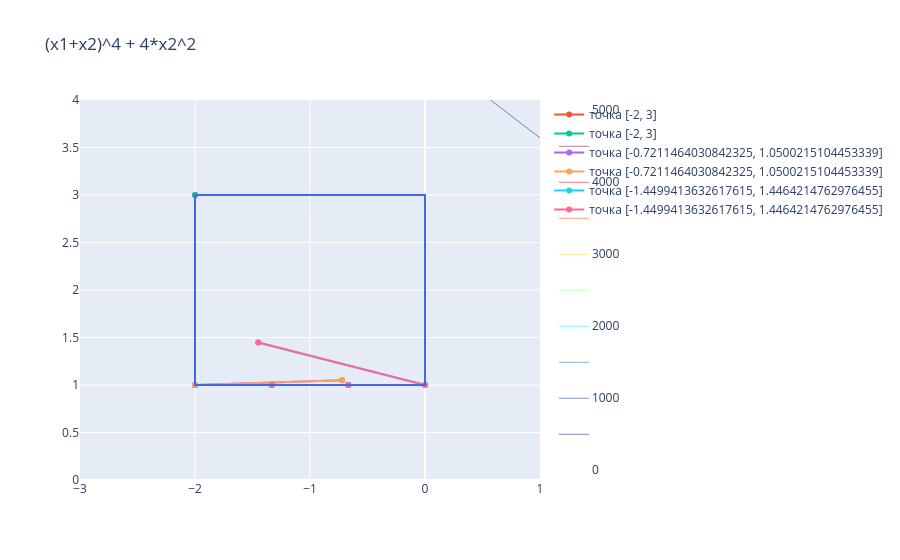

The code cell stored with this chart in its notebook:
### Code cell
import numpy as np
import sympy as sp
import pandas as pd
import plotly.graph_objects as go
import random 



def auxiliary_point_exact(grad, x, lower, upper):
    g = np.array([grad[0](x[0], x[1]), grad[1](x[0], x[1])])
    return np.array([lower[i] if g[i] >= 0 else upper[i] for i in range(2)])

def cond_grad(f, x0, lower, upper, eps=1e-12, maxiter=5000):
    x = x0.copy()
    fun = sp.lambdify([x1, x2], f, "numpy")
    x_path = [x.copy()]
    f_path = [fun(x[0], x[1])]
    x1d = sp.lambdify([x1, x2], sp.diff(f, x1), "numpy")
    x2d = sp.lambdify([x1, x2], sp.diff(f, x2), "numpy")
    f_prev = float('inf')
    for k in range(maxiter):
        x_bar = auxiliary_point_exact([x1d, x2d], x, lower, upper)
        direction = x_bar - x
        norm_dir = np.linalg.norm(direction)
        fx = fun(x[0], x[1])
        if norm_dir < eps or abs(fx - f_prev) < 1e-12:
            break
        # Классический шаг Франк-Вулфа
        alpha = 2.0 / (k + 2)
        x = x + alpha * direction
        x_path.append(x.copy())
        f_prev = fx
        f_path.append(fun(x[0], x[1]))
    return x_path, f_path, k+1



x1, x2 = sp.symbols('x1, x2')
f = (x1+x2)**4 + 4*x2**2
random.seed(42)
p_list = ([-2, 3], [random.uniform(-2, 0), random.uniform(1, 3)], [random.uniform(-2, 0),  random.uniform(1, 3)])
e_list = (0.1, 1e-6)
lower = [-2, 1]
upper = [0, 3]
x1_range = np.linspace(-3, 1, 100)
x2_range = np.linspace(0, 4, 100)

x, y = np.meshgrid(x1_range, x2_range)
fu = (x+y)**4 + 4*y**2
fig = go.Figure(data=[go.Contour(
    zmax = 5000, zmin = 0,
    z=fu, x=x1_range, y=x2_range, colorscale='Jet',
    contours=dict(
         coloring = 'lines',
        showlabels = True,
        labelfont = dict(
            size = 12,
            color = 'white',
        )
    ) 
)])
fig.update_layout(title=f'(x1+x2)^4 + 4*x2^2') 
fig.add_shape(type="rect",
    x0=-2, y0=1, x1=0, y1=3,
    line=dict(color="RoyalBlue"),)

# method visualize

for point in p_list:
    for e in e_list:
        print(f'point = {point}')
        ans = cond_grad(f, point, lower, upper, eps=e)
        if isinstance(ans, str):
            print(ans)
            continue
        print(ans[0][-1], ans[1][-1], ans[2])
        fig.add_trace(go.Scatter(x=[i[0] for i in ans[0]], y=[i[1] for i in ans[0]], name=f'точка {point}'))
fig.show()

### Figure 1 — Plotly figure (JSON) as saved in the notebook; plotly's stock layout.template omitted (floating-point values rounded to 4 significant figures; data arrays with more than 128 entries replaced by an {"elided": "..."} marker saying what was removed)
{"data": [{"colorscale": [[0, "rgb(0,0,131)"], [0.2, "rgb(0,60,170)"], [0.4, "rgb(5,255,255)"], [0.6, "rgb(255,255,0)"], [0.8, "rgb(250,0,0)"], [1, "rgb(128,0,0)"]], "contours": {"coloring": "lines", "labelfont": {"color": "white", "size": 12}, "showlabels": true}, "type": "contour", "x": [-3.0, -2.96, -2.919, -2.879, -2.838, -2.798, -2.758, -2.717, -2.677, -2.636, -2.596, -2.556, -2.515, -2.475, -2.434, -2.394, -2.354, -2.313, -2.273, -2.232, -2.192, -2.152, -2.111, -2.071, -2.03, -1.99, -1.949, -1.909, -1.869, -1.828, -1.788, -1.747, -1.707, -1.667, -1.626, -1.586, -1.545, -1.505, -1.465, -1.424, -1.384, -1.343, -1.303, -1.263, -1.222, -1.182, -1.141, -1.101, -1.061, -1.02, -0.9798, -0.9394, -0.899, -0.8586, -0.8182, -0.7778, -0.7374, -0.697, -0.6566, -0.6162, -0.5758, -0.5354, -0.4949, -0.4545, -0.4141, -0.3737, -0.3333, -0.2929, -0.2525, -0.2121, -0.1717, -0.1313, -0.09091, -0.05051, -0.0101, 0.0303, 0.07071, 0.1111, 0.1515, 0.1919, 0.2323, 0.2727, 0.3131, 0.3535, 0.3939, 0.4343, 0.4747, 0.5152, 0.5556, 0.596, 0.6364, 0.6768, 0.7172, 0.7576, 0.798, 0.8384, 0.8788, 0.9192, 0.9596, 1.0], "y": [0.0, 0.0404, 0.08081, 0.1212, 0.1616, 0.202, 0.2424, 0.2828, 0.3232, 0.3636, 0.404, 0.4444, 0.4848, 0.5253, 0.5657, 0.6061, 0.6465, 0.6869, 0.7273, 0.7677, 0.8081, 0.8485, 0.8889, 0.9293, 0.9697, 1.01, 1.051, 1.091, 1.131, 1.172, 1.212, 1.253, 1.293, 1.333, 1.374, 1.414, 1.455, 1.495, 1.535, 1.576, 1.616, 1.657, 1.697, 1.737, 1.778, 1.818, 1.859, 1.899, 1.939, 1.98, 2.02, 2.061, 2.101, 2.141, 2.182, 2.222, 2.263, 2.303, 2.343, 2.384, 2.424, 2.465, 2.505, 2.545, 2.586, 2.626, 2.667, 2.707, 2.747, 2.788, 2.828, 2.869, 2.909, 2.949, 2.99, 3.03, 3.071, 3.111, 3.152, 3.192, 3.232, 3.273, 3.313, 3.354, 3.394, 3.434, 3.475, 3.515, 3.556, 3.596, 3.636, 3.677, 3.717, 3.758, 3.798, 3.838, 3.879, 3.919, 3.96, 4.0], "z": {"elided": "100x100 float values"}, "zmax": 5000, "zmin": 0}, {"name": "точка [-2, 3]", "type": "scatter", "x": [-2, -2, -0.6667, -1.333], "y": [3, 1, 1, 1]}, {"name": "точка [-2, 3]", "type": "scatter", "x": [-2, -2, -0.6667, -1.333], "y": [3, 1, 1, 1]}, {"name": "точка [-0.7211464030842325, 1.0500215104453339]", "type": "scatter", "x": [-0.7211, -2, -0.6667, -1.333], "y": [1.05, 1, 1, 1]}, {"name": "точка [-0.7211464030842325, 1.0500215104453339]", "type": "scatter", "x": [-0.7211, -2, -0.6667, -1.333], "y": [1.05, 1, 1, 1]}, {"name": "точка [-1.4499413632617615, 1.4464214762976455]", "type": "scatter", "x": [-1.45, 0, -1.333, -0.6667], "y": [1.446, 1, 1, 1]}, {"name": "точка [-1.4499413632617615, 1.4464214762976455]", "type": "scatter", "x": [-1.45, 0, -1.333, -0.6667], "y": [1.446, 1, 1, 1]}], "layout": {"shapes": [{"line": {"color": "RoyalBlue"}, "type": "rect", "x0": -2, "x1": 0, "y0": 1, "y1": 3}], "title": {"text": "(x1+x2)^4 + 4*x2^2"}}}
